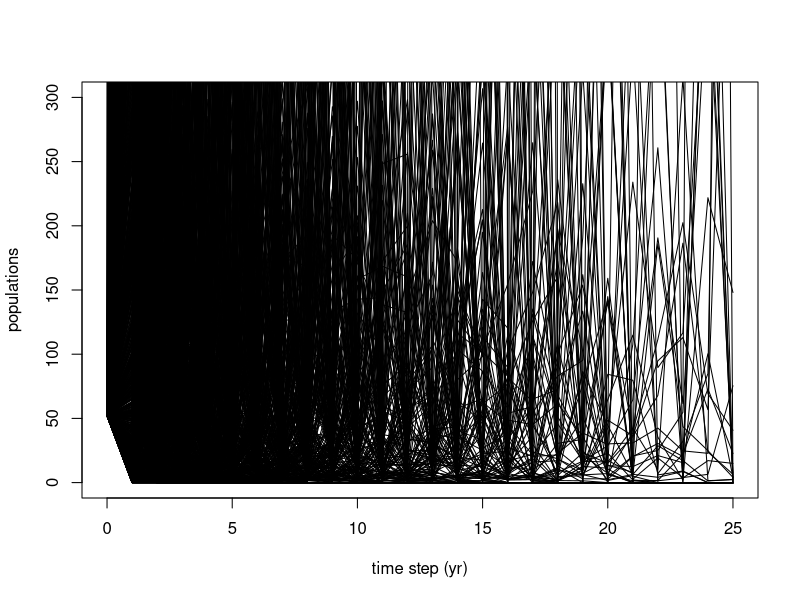
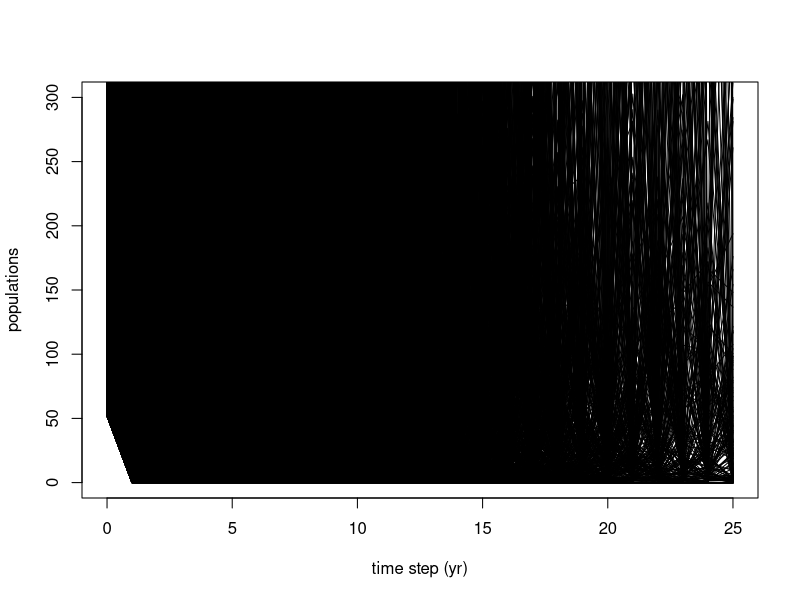
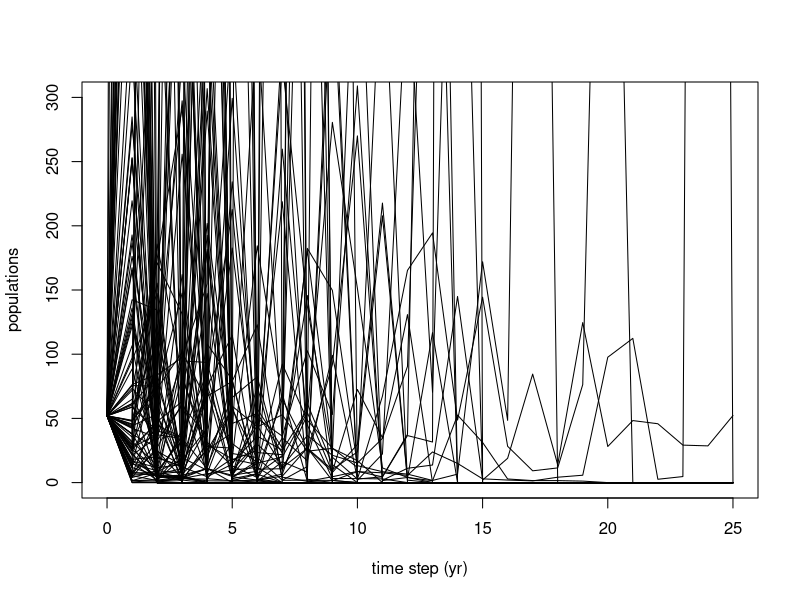
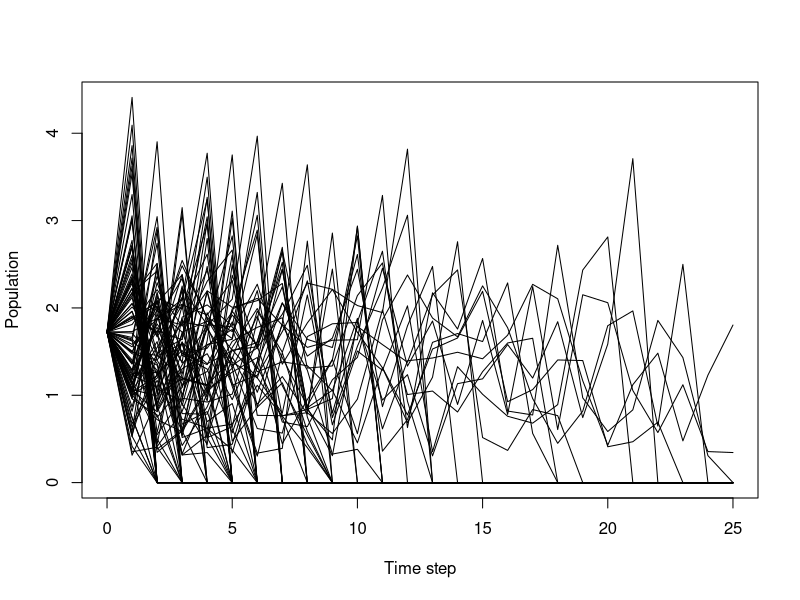
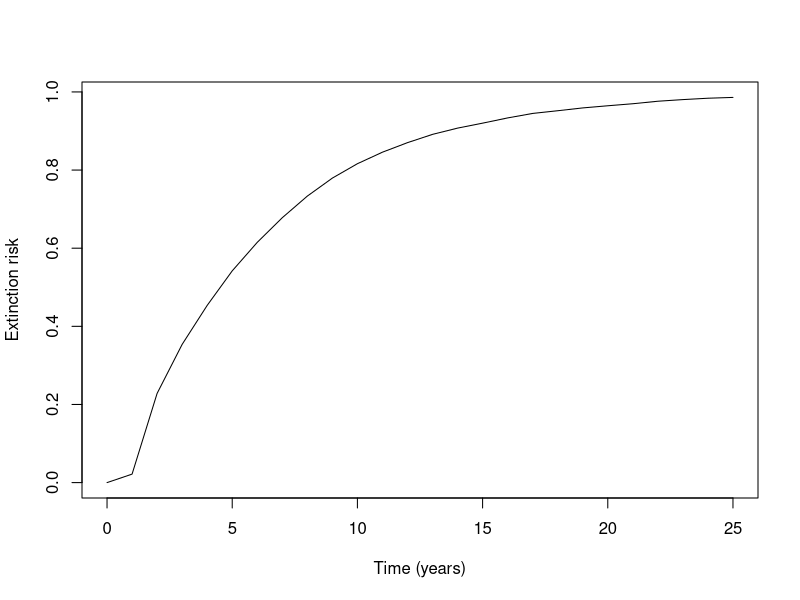
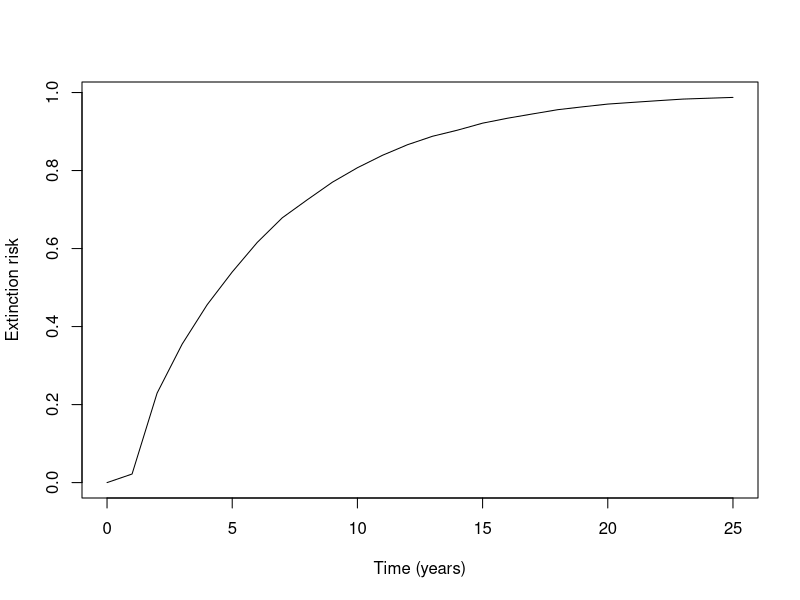
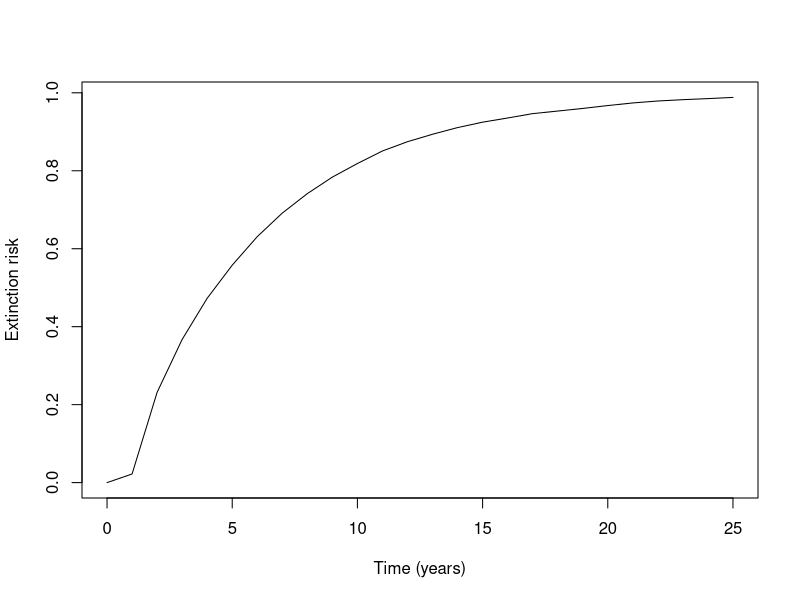
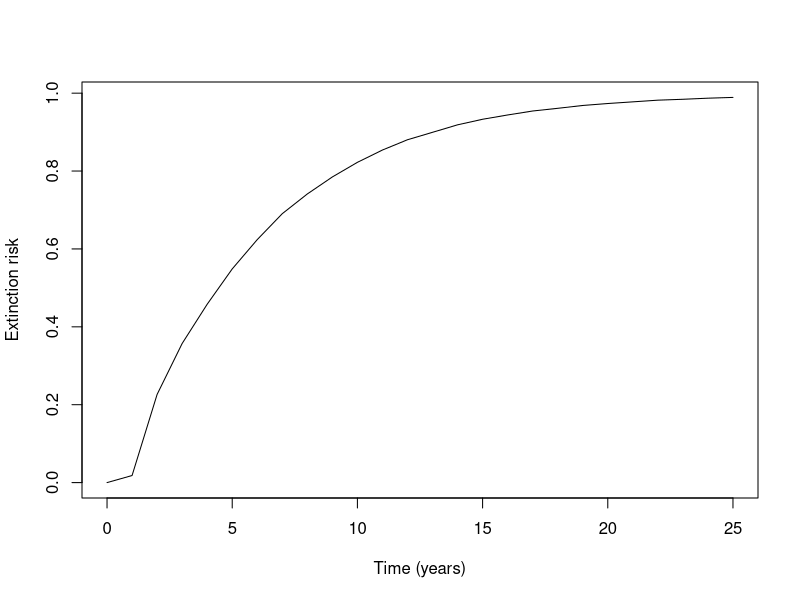

The R source for these figures, in order:
setwd("~/Desktop/KU/Classes/machine_learning/CorimanyaMLbiol/Unit/Unit_modularity")

# Simulating probability of salamander extinction (PVA)
numextinct<-0
for (scounter in 1:100) {
  pop <-52
  for (tcounter in 1:25){
    pop<-pop*exp(1.01*(1-pop/60)+rnorm(1,0,2))
    if (pop<1){pop<-0}
  }
  if (pop==0){numextinct<-numextinct+1}
}
numextinct/100

# 1000 years instead
numextinct<-0
for (scounter in 1:1000) {
  pop <-52
  for (tcounter in 1:25){
    pop<-pop*exp(1.01*(1-pop/60)+rnorm(1,0,2))
    if (pop<1){pop<-0}
  }
  if (pop==0){numextinct<-numextinct+1}
}
numextinct/100

# fixing the error the bad way (no modularity!)
numextinct<-0
for (scounter in 1:1000) {
  pop <-52
  for (tcounter in 1:25){
    pop<-pop*exp(1.01*(1-pop/60)+rnorm(1,0,2))
    if (pop<1){pop<-0}
  }
  if (pop==0){numextinct<-numextinct+1}
}
numextinct/1000

# with plotting (still not modular)

plot(c(0,25),c(0,300),type='n',
     xlab="time step (yr)",ylab="populations")
for (scounter in 1:1000) { 
  pops<-c(52,rep(NA,25))
  for (tcounter in 1:25) #time steps
    {
    pops[tcounter+1]<-
      pops[tcounter]*exp(1.01*(1-pops[tcounter]/60)+rnorm(1,0,2))
    if (pops[tcounter+1]<1){pops[tcounter+1]<-0}
  }
    #judge extinctions
    if (pops[26]==0) {numextinct<-numextinct+1}
    #plot this sim
    lines(0:25, pops, type ='l')
}
numextinct/10000  
numextinct<-0
plot(c(0,25),c(0,300),type='n',
     xlab="time step (yr)",ylab="populations")
for (scounter in 1:10000) {   
  pops<-c(52,rep(NA,25))
  for (tcounter in 1:25){
    pops[tcounter+1]<-
      pops[tcounter]*
      exp(1.01*(1-pops[tcounter]/60)+
            rnorm(1,0,2))
  if (pops[tcounter+1]<1){pops[tcounter+1]<-0}
  }
#judge extinctions
if (pops[26]==0){numextinct<-numextinct+1}
#plot this sim
lines(0:25,pops,type='l')
}
numextinct/10000 

# log scale only first 100 sims for plot
numextinct<-0
plot(c(0,25),c(0,300),type='n',
     xlab="time step (yr)",ylab="populations")
for (scounter in 1:10000){
  pops<-c(52,rep(NA,25))
  for (tcounter in 1:25){
    pops[tcounter+1]<-
      pops[tcounter]*
      exp(1.01*(1-pops[tcounter]/60)+
            rnorm(1,0,2))
  if (pops[tcounter+1]<1){pops[tcounter+1]<-0}
  }
#judge extinctions
if (pops[26]==0){numextinct<-numextinct+1}
#plot this sim
if (scounter<=100) {
  lines(0:25,pops,type='l')}
}
numextinct/10000


##### DOING THIS WITH MODULARITY!! #####

# FIRST, what tasks do we need to accomplish??
## 1. simulate population through many time steps, keeping each time step for all populations
## 2. make a plot showing some or all populations fluctuating through time
## 3. Calculate extinction risk at any point in future or any several points.

#   second decide on interface, or inputs and outputs
## 1. inputs: p0 (starting population), r, k, and rsd (mean rate, carrying capacity, standard dev of rate),
##            numsims (number of simulations to do), numsteps (number of timesteps to do)
## 1. outputs: matrix of current and future population. 1 column is p0 and one column is p0+1
## matrix will have dimensions of numsims by numsteps+1
popsim <- function(p0, r, K, nsd, numsteps)
{
  res<- matrix(NA, length(p0), numsteps +1)
  res[,1] <-p0
    for (tcount in 1:numsteps)
    {
      res[,tcount+1]<-res[,tcount]*exp(r*(1-res[,tcount]/K)+rnorm(length(p0),0,nsd))
      res[res[,tcount+1]<1,tcount+1]<-0
    }
  return(res)
}
##2. m: matrix of numsims by numsteps+1 with each row a population time series from a different simulation
##    pts: a vector of which time series to plot. Default NA means plot them all.
##    logxp1: a T/F variable indicating whether or not to print on log(x+1) scale
## output: none...technically "side effect" of this code is the plot. plot is not an output.

plotter<-function(m,pts=1:dim(m)[1],logxp1=T)
{
  #keep only the rows of m indicated with pts
  m<-m[pts,,drop=F]
  #log(x+1) transform if desired
  if (logxp1)
  {
    m<-log10(m+1)
  }
  #plot
  plot(0:(dim(m)[2]-1),m[1,],type='n',xlab="Time step",ylab="Population",
       ylim=c(0,max(m)))
  for (rcounter in 2:(dim(m)[1]))
  {
    lines(0:(dim(m)[2]-1),m[rcounter,],type='l')
  }
}
## 3. m: matrix of numsims by numsteps+1 with each row a population time series from a different simulation
##    riskcols: a vector of indices with the range dim(m)[2] the corresponding columns of m
##    at which extinction risks are going to be computed.
## output: a vector of the same length as riskcols containing the extinction risks
extrisks<-function(m,risktimes)
{
  #keep only the columns of m that correspond to the times at which risk is needed
  m<-m[,risktimes+1, drop = F]
  #calculate risks
  risks<-apply(FUN=sum, X=(m==0), MARGIN=2)/(dim(m)[1])
  return(risks)
}

## Chances the salamander will go extinct in 25 years
sims<-popsim(p0 = rep(52,10000),r=1.01,K=60,nsd = 2,numsteps = 25)
extrisks(m=sims,risktimes = 25)
plotter(m=sims,pts=1:100,logxp1=T)

##10,15,20,25 years extinction risk
extrisks(m=sims,risktimes=c(10,15,20,25))
allrisks<-extrisks(m=sims,risktimes=0:25)
plot(0:25,allrisks,type='l',xlab='Time (years)',ylab='Extinction risk')

# What would happen if, 5 years from now, I can get the land owners to agree to stop letting
#fertilizer spill into the pond, I think that will make r go to 1.03 from that point forward.”
sims1<-popsim(p0=rep(52,10000),r=1.01,K=60,nsd=2,numsteps=5)
sims2<-popsim(p0=sims1[,dim(sims1)[2]],r=1.03,K=60,nsd=2,numsteps=20)
sims<-cbind(sims1,sims2[,2:dim(sims2)[2]])
extrisks(m=sims,risktimes=25)
allrisks<-extrisks(m=sims,risktimes=0:25)
plot(0:25,allrisks,type='l',xlab='Time (years)',ylab='Extinction risk')

## Follow-up question: What if r goes to 1.05?
sims1<-popsim(p0=rep(52,10000),r=1.01,K=60,nsd=2,numsteps=5)
sims2<-popsim(p0=sims1[,dim(sims1)[2]],r=1.05,K=60,nsd=2,numsteps=20)
sims<-cbind(sims1,sims2[,2:dim(sims2)[2]])
extrisks(m=sims,risktimes=25)
allrisks<-extrisks(m=sims,risktimes=0:25)
plot(0:25,allrisks,type='l',xlab='Time (years)',ylab='Extinction risk')


## Follow-up question: What if r goes to 1.1
sims1<-popsim(p0=rep(52,10000),r=1.01,K=60,nsd=2,numsteps=5)
sims2<-popsim(p0=sims1[,dim(sims1)[2]],r=1.1,K=60,nsd=2,numsteps=20)
sims<-cbind(sims1,sims2[,2:dim(sims2)[2]])
extrisks(m=sims,risktimes=25)
allrisks<-extrisks(m=sims,risktimes=0:25)
plot(0:25,allrisks,type='l',xlab='Time (years)',ylab='Extinction risk')

## Q6) What if I can gradually get them to reduce their fertilizer use 
#every 5 years so the r value improves each 5 years by a fixed amount?
#How would you do this given the functions we have developed?
# Starting parameters
p0 <- rep(52, 10000)  # initial population for all simulations
r_values <- c(1.01, 1.03, 1.05, 1.07, 1.09)  # improving r every 5 years
K <- 60  # carrying capacity
nsd <- 2  # standard deviation of growth rate
numsteps <- 5  # number of steps in each phase (5 years per r value)

# First 5 years with r = 1.01
sims <- popsim(p0 = p0, r = r_values[1], K = K, nsd = nsd, numsteps = numsteps)

# Simulate the remaining years in phases
for (i in 2:length(r_values)) {
  # Take the population at the end of the previous simulation as the starting point
  p0_next <- sims[, dim(sims)[2]]
  
  # Simulate the next 5 years with a higher r value
  sims_next <- popsim(p0 = p0_next, r = r_values[i], K = K, nsd = nsd, numsteps = numsteps)
  
  # Bind the results (skipping the first column to avoid repeating the initial population)
  sims <- cbind(sims, sims_next[, 2:dim(sims_next)[2]])
}

# Calculate extinction risk at the end of the 25 years
extrisks(m = sims, risktimes = 25)

# Plot the extinction risks across the 25 years
allrisks <- extrisks(m = sims, risktimes = 0:25)
plot(0:25, allrisks, type = 'l', xlab = 'Time (years)', ylab = 'Extinction risk')

## increasing k
sims<-popsim(p0=rep(52,10000),r=1.01,K=80,nsd=2,numsteps=25)
extrisks(m=sims,risktimes=25)
sims<-popsim(p0=rep(52,10000),r=1.01,K=150,nsd=2,numsteps=25)
extrisks(m=sims,risktimes=25)
sims<-popsim(p0=rep(52,10000),r=1.01,K=250,nsd=2,numsteps=25)
extrisks(m=sims,risktimes=25)

##reduce effects of winter?
sims<-popsim(p0=rep(52,10000),r=1.01,K=60,nsd=1.5,numsteps=25)
extrisks(m=sims,risktimes=25)
sims<-popsim(p0=rep(52,10000),r=1.01,K=60,nsd=1,numsteps=25)
extrisks(m=sims,risktimes=25)
sims<-popsim(p0=rep(52,10000),r=1.01,K=60,nsd=0.5,numsteps=25)
extrisks(m=sims,risktimes=25)


#A function for doing the population simulations for our endangered salamander
#using a stochastic version of the Ricker model.
#
#Args
#p0: a vector of starting populations length equals the number of simulations you
#want to do
#r, K, nsd: model parameters, nsd the standard deviation of the noise
#numsteps: the number of time steps to do
#
#Output
#A numsims by numsteps+1 matrix with each row a population time series from a
#different simulation
popsim1<-function(p0,r,K,nsd,numsteps)
{
  res<-matrix(NA,length(p0),numsteps+1)
  res[,1]<-p0
  for (tcount in 1:numsteps)
  {
    res[,tcount+1]<-res[,tcount]*exp(r*(1-res[,tcount]/K)+rnorm(length(p0),0,nsd))
    res[res[,tcount+1]<1,tcount+1]<-0
  }
  return(res)
}

#A function for doing the population simulations for our endangered salamander
#using a stochastic version of the Beverton-Holt model.
#
#Args
#p0: a vector of starting populations length equals the number of simulations you
#want to do
#r, K, nsd: model parameters, nsd the standard deviation of the noise
#numsteps: the number of time steps to do
#
#Output
#A numsims by numsteps+1 matrix with each row a population time series from a
#different simulation
#
popsim2<-function(p0,r,K,nsd,numsteps)
{
  res<-matrix(NA,length(p0),numsteps+1)
  res[,1]<-p0
  for (tcount in 1:numsteps)
  {
    res[,tcount+1]<-(r+rnorm(length(p0),0,nsd))*res[,tcount]/(1+res[,tcount]/K)
    res[res[,tcount+1]<1,tcount+1]<-0
  }
  return(res)
}
#using any specified model (specified by a "one-step function", see the
#osf argument below).
#
#Args
#p0: a vector of starting populations length equals the numer of simulations you
#want to do
#params: a named vector of parameters for the model you will run, names are
#the parameter names, values are their values
#osf: A "one-step function", i.e., a function with two arguments. First, a vector
#of populations, and second a named vector of parameters (same format as
#params above). Gives the populations at the next time step.
#numsteps: the number of time steps to do
#
#Output
#A numsims by numsteps+1 matrix with each row a population time series from a
#different simulation
#
popsim<-function(p0,osf,params,numsteps)
{
  res<-matrix(NA,length(p0),numsteps+1)
  res[,1]<-p0
  for (tcount in 1:numsteps)
  {
    res[,tcount+1]<-osf(pt=res[,tcount],params=params)
    res[res[,tcount+1]<1,tcount+1]<-0
  }
  return(res)
}
#Ricker one-step function.
#
#Args
#pt: A vector of populations at time t
#params: A named vector with entries named r, K, nsd for the growth rate,
#carrying capacity, and noise standard deviation under a stochastic version of
#the Ricker model. If you do not use the right names, this won't work.
#
#Output
#A vector of populations of the same length as pt, #for the next time step
#
RickerOSF<-function(pt,params)
{
  r<-params['r']
  K<-params['K']
  nsd<-params['nsd']
  return(pt*exp(r*(1-pt/K)+rnorm(length(pt),0,nsd)))
}
#Beverton-Holt one-step function.
#
#Args
#pt: A vector of populations at time t
#params: A named vector with entries named r, K, nsd for the growth rate,
#carrying capacity, and noise standard deviation under a stochastic version
#of the Beverton-Holt model. You HAVE to use these names.
#
#Output
#A vector of populations of the same length as pt, #for the next time step
#
BevHoltOSF<-function(pt,params)
{
  r<-params['r']
  K<-params['K']
  nsd<-params['nsd']
  return((r+rnorm(length(pt),0,nsd))*pt/(1+pt/K))
}

Rsims<-popsim(p0=rep(52,10000),osf=RickerOSF,params=c(r=1.01,K=60,nsd=2),
              numsteps=25)
BHsims<-popsim(p0=rep(52,10000),osf=BevHoltOSF,params=c(r=1.01,K=60,nsd=2),
               numsteps=25)
extrisks(m=Rsims,risktimes=25)
extrisks(m=BHsims,risktimes=25)
